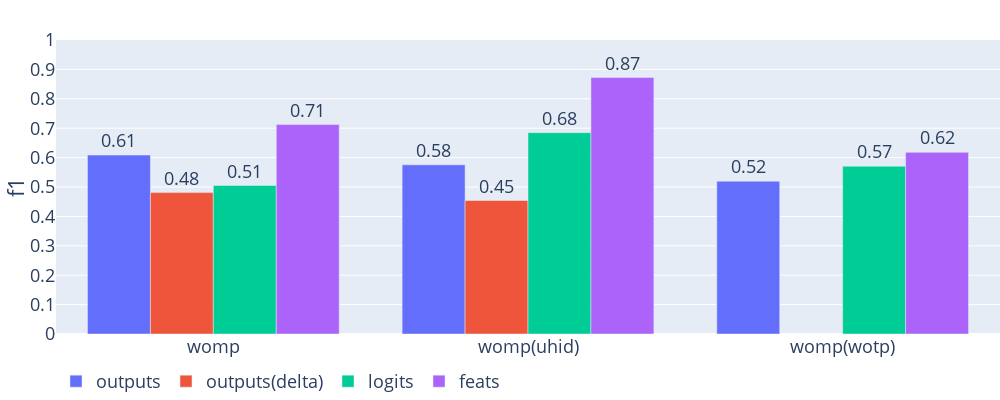

Notebook code cell kept with this figure:
### Code cell
# 2023/10/31 compare dim (gaze, comfort, 1dcnn-womp)
run_names = [
    ['2-2_c_g_womp-nch2_ws30-ss5-ep20', '2-2_c_g_womp-delta1-nch2_ws30-ss5-ep20', '2-2_c_g_womp-logits-nch2_ws30-ss5-ep20', '2-2_c_g_womp-feats-nch2_ws30-ss5-ep20'],
    ['2-2_c_g_womp-nch2-uhid_ws30-ss5-ep20', '2-2_c_g_womp-delta1-nch2-uhid_ws30-ss5-ep20', '2-2_c_g_womp-logits-nch2-dhid_ws30-ss5-ep20', '2-2_c_g_womp-feats-nch2-dhid_ws30-ss5-ep20'],
    ['2-2_c_g_womp-nch2-wotp_ws30-ss5', '2-2_c_g_womp-delta1-nch2-wotp_ws30-ss5', '2-2_c_g_womp-logits-nch2-wotp_ws30-ss5', '2-2_c_g_womp-feats-nch2-wotp_ws30-ss5']
]
x_labels = ['womp', 'womp(uhid)', 'womp(wotp)']
sub_labels = ['outputs', 'outputs(delta)', 'logits', 'feats']
get_result_bar_graph(run_names, x_labels, sub_labels, 'f1', size=(1000, 400), epoch=5)

### Figure 1 — Plotly figure (JSON) as saved in the notebook; plotly's stock layout.template omitted (floating-point values rounded to 4 significant figures)
{"data": [{"alignmentgroup": "True", "hovertemplate": "sub_label=outputs<br>x_label=%{x}<br>f1=%{text}<extra></extra>", "legendgroup": "outputs", "marker": {"color": "#636efa", "pattern": {"shape": ""}}, "name": "outputs", "offsetgroup": "outputs", "orientation": "v", "showlegend": true, "text": [0.6088, 0.5754, 0.5196], "textposition": "outside", "texttemplate": "%{text:.2f}", "type": "bar", "x": ["womp", "womp(uhid)", "womp(wotp)"], "xaxis": "x", "y": [0.6088, 0.5754, 0.5196], "yaxis": "y"}, {"alignmentgroup": "True", "hovertemplate": "sub_label=outputs(delta)<br>x_label=%{x}<br>f1=%{text}<extra></extra>", "legendgroup": "outputs(delta)", "marker": {"color": "#EF553B", "pattern": {"shape": ""}}, "name": "outputs(delta)", "offsetgroup": "outputs(delta)", "orientation": "v", "showlegend": true, "text": [0.4809, 0.4541], "textposition": "outside", "texttemplate": "%{text:.2f}", "type": "bar", "x": ["womp", "womp(uhid)"], "xaxis": "x", "y": [0.4809, 0.4541], "yaxis": "y"}, {"alignmentgroup": "True", "hovertemplate": "sub_label=logits<br>x_label=%{x}<br>f1=%{text}<extra></extra>", "legendgroup": "logits", "marker": {"color": "#00cc96", "pattern": {"shape": ""}}, "name": "logits", "offsetgroup": "logits", "orientation": "v", "showlegend": true, "text": [0.5051, 0.6847, 0.5708], "textposition": "outside", "texttemplate": "%{text:.2f}", "type": "bar", "x": ["womp", "womp(uhid)", "womp(wotp)"], "xaxis": "x", "y": [0.5051, 0.6847, 0.5708], "yaxis": "y"}, {"alignmentgroup": "True", "hovertemplate": "sub_label=feats<br>x_label=%{x}<br>f1=%{text}<extra></extra>", "legendgroup": "feats", "marker": {"color": "#ab63fa", "pattern": {"shape": ""}}, "name": "feats", "offsetgroup": "feats", "orientation": "v", "showlegend": true, "text": [0.7124, 0.8723, 0.6179], "textposition": "outside", "texttemplate": "%{text:.2f}", "type": "bar", "x": ["womp", "womp(uhid)", "womp(wotp)"], "xaxis": "x", "y": [0.7124, 0.8723, 0.6179], "yaxis": "y"}], "layout": {"barmode": "group", "font": {"size": 18}, "height": 400, "legend": {"font": {"size": 18}, "orientation": "h", "title": {"text": ""}, "tracegroupgap": 0}, "margin": {"b": 0, "l": 0, "r": 0, "t": 40}, "width": 1000, "xaxis": {"anchor": "y", "domain": [0, 1], "title": {"text": ""}}, "yaxis": {"anchor": "x", "domain": [0, 1], "dtick": 0.1, "range": [0, 1], "title": {"text": "f1"}}}}
